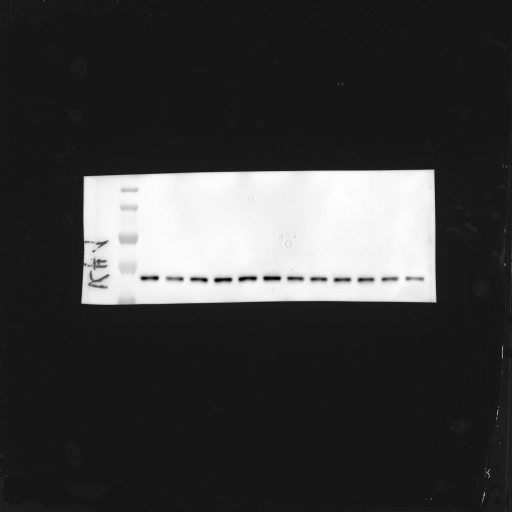
#> input picture 1.jpeg, 1024 x 1024 px (shown at 1/2 size)
$ jupyter execute threshold.ipynb
#> lines starting #> are read from the running program, lines starting #| are printed output that depends on the picture; after the words box and inside, x2 and y2 are one past the last pixel; in counts of white or black regions, pixels touching at a corner belong together
[cell 1]
import cv2
import numpy as np
import matplotlib.pyplot as plt

# OG image

[cell 2]
local_image_path = "./1.jpeg"

image_bgr = cv2.imread(local_image_path)
#> image_bgr is the input picture: shape (1024, 1024, 3); min 0, max 255, mean 60.3
image_rgb = cv2.cvtColor(image_bgr, cv2.COLOR_BGR2RGB)

plt.figure(figsize=(6,4))
plt.imshow(image_rgb)
plt.title("Original Image")
plt.axis("off")
plt.show()

# Grayscale image, if it wasn't already

[cell 3]
### 4. Convert to Grayscale

# Convert the image to grayscale for thresholding
gray = cv2.cvtColor(image_bgr, cv2.COLOR_BGR2GRAY)

plt.figure(figsize=(6,4))
plt.imshow(gray, cmap="gray")
plt.title("Grayscale Image")
plt.axis("off")
plt.show()

# Using threshold and ROI for bounding boxes

If the contours are all standardized to appear in the same area of the image, we can define an region of interest (ROI) to detect the contours.
Thus I defined a ROI where only in this region we look for the contours. To do that I have a threshold where if the grayscale pixel in the image is below 170, it makes it a contour.

[cell 4]
# ROI coordinates
x1, y1 = 275, 350
roi_width, roi_height = 590, 250
x2 = x1 + roi_width
y2 = y1 + roi_height

roi = gray[y1:y2, x1:x2]
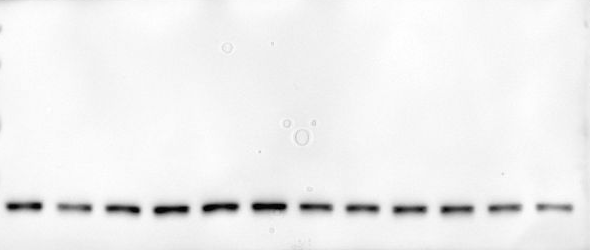
#> roi: shape (250, 590); min 0, max 255, mean 239.7

# threshold
manual_threshold = 170
_, roi_binary = cv2.threshold(roi, manual_threshold, 255, cv2.THRESH_BINARY_INV)
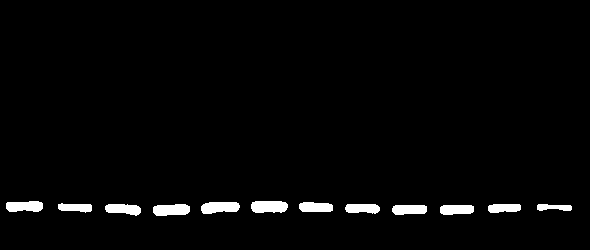
#> roi_binary: shape (250, 590); 2.5% white; 12 white regions, largest, box (x1, y1, x2, y2) and area: (251, 201, 288, 213) 394, (201, 202, 240, 214) 383, (153, 204, 190, 216) 375

# Insert ROI mask back into a full-size mask
full_mask = np.zeros_like(gray, dtype=np.uint8)
full_mask[y1:y2, x1:x2] = roi_binary
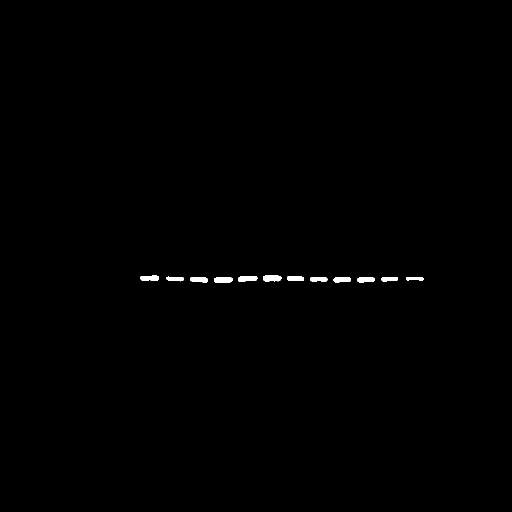
#> full_mask: shape (1024, 1024) (shown at 1/2 size); 0.35% white; 12 white regions

# Find contours on the mask
contours, hierarchy = cv2.findContours(full_mask, cv2.RETR_EXTERNAL, cv2.CHAIN_APPROX_SIMPLE)
#> contours = 12 contours; largest, box (x1, y1, x2, y2) and area: (526, 551, 563, 563) 352, (476, 552, 515, 564) 340, (428, 554, 465, 566) 333, (281, 551, 318, 562) 304, (380, 554, 416, 566) 278

# Draw bounding boxes + the ROI box
image_boxes = image_bgr.copy()

# Draw ROI box
cv2.rectangle(image_boxes, (x1, y1), (x2, y2), (255, 0, 0), 2)
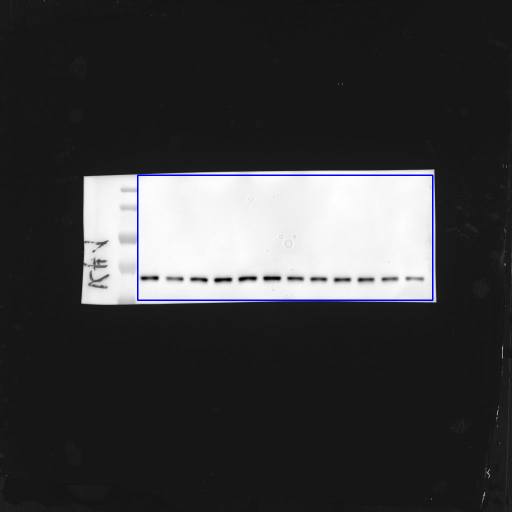
#> image_boxes: shape (1024, 1024, 3) (shown at 1/2 size); 0.48% of pixels changed, all inside (x1, y1, x2, y2) = (274, 349, 867, 602)

# bounding boxes storing and drawing
boxes = []
for cnt in contours:
    x, y, w, h = cv2.boundingRect(cnt)
    boxes.append((x, y, w, h))
    cv2.rectangle(image_boxes, (x, y), (x+w, y+h), (0, 255, 0), 2)
#> this loop made 12 passes
#> (x, y, w, h) on passes 1 to 12: (715, 555, 34, 10), (667, 555, 35, 10), (812, 554, 35, 7), (763, 554, 33, 9), (620, 554, 35, 10), (428, 554, 37, 12), (380, 554, 36, 12), (333, 553, 34, 10), (574, 552, 34, 10), (476, 552, 39, 12), (526, 551, 37, 12), (281, 551, 37, 11)
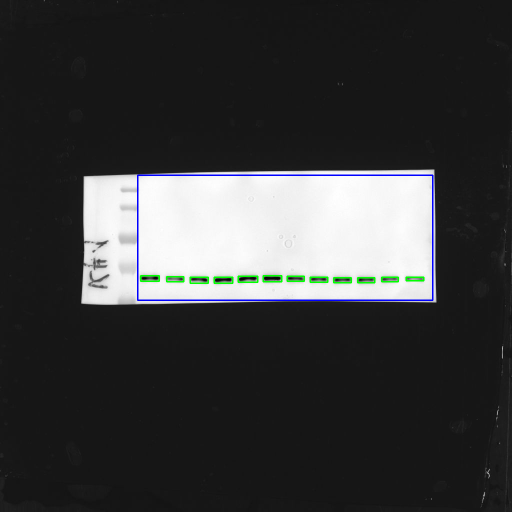
#> image_boxes: shape (1024, 1024, 3) (shown at 1/2 size); 0.31% of pixels changed, all inside (x1, y1, x2, y2) = (280, 550, 849, 568)
#> after the loop, boxes = [(715, 555, 34, 10), (667, 555, 35, 10), (812, 554, 35, 7), (763, 554, 33, 9), (620, 554, 35, 10), (428, 554, 37, 12), (380, 554, 36, 12), (333, 553, 34, 10), (574, 552, 34, 10), (476, 552, 39, 12), (526, 551, 37, 12), (281, 551, 37, 11)]

plt.figure(figsize=(12,6))

# first plot
plt.subplot(1, 2, 1)
plt.title("Thresholded ROI Mask")
plt.imshow(full_mask, cmap='gray')
plt.axis("off")

# seconnd plot
plt.subplot(1, 2, 2)
plt.title("Detected Contours & ROI Box")
image_rgb = cv2.cvtColor(image_boxes, cv2.COLOR_BGR2RGB)
plt.imshow(image_rgb)
plt.axis("off")

plt.tight_layout()
plt.show()

print("Number of bounding boxes:", len(boxes))
#| Number of bounding boxes: 12
print(boxes)
#> (printed output is left out)
